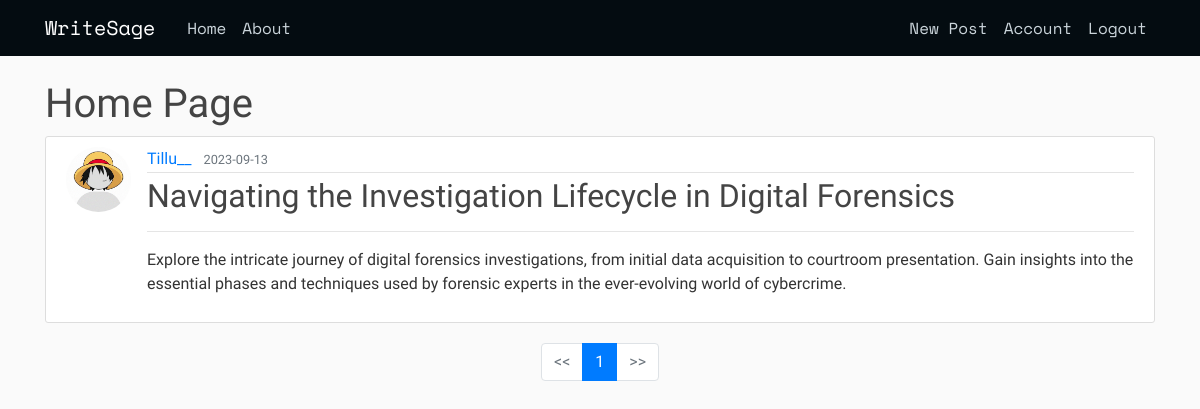
The app's page /home (signed in) with its own data.
### writesage/models.py (models this page shows, shortened)
class Post(db.Model):
    id = db.Column(db.Integer, primary_key=True)
    title = db.Column(db.String(100),nullable=False)
    date_posted = db.Column(db.DateTime,nullable=False,default=datetime.utcnow())
    desc = db.Column(db.Text,nullable=False)
    content = db.Column(db.Text,nullable=False)
    user_id = db.Column(db.Integer,db.ForeignKey('user.id'),nullable=False)

class User(db.Model, UserMixin):
    id = db.Column(db.Integer, primary_key=True)
    username = db.Column(db.String(20),unique=True,nullable=False)
    email=db.Column(db.String(120),unique=True,nullable=False)
    image_file = db.Column(db.String(20),nullable=False,default='default.jpg')
    password=db.Column(db.String(60),nullable=False)
    posts = db.relationship('Post',backref='author',lazy=True)

### writesage/main/routes.py (the view)
@main.route("/")
@main.route("/home")
def home():
    page = request.args.get('page',1,type=int)
    posts = Post.query.order_by(Post.date_posted.desc()).paginate(page = page , per_page = 5)
    print(posts)
    return render_template('home.html', posts = posts)

### writesage/models.py (called while the page is built)
@login_manager.user_loader
def load_user(user_id):
    return User.query.get(int(user_id))

### writesage/templates/home.html
{% extends 'layout.html' %}
{% block hehe %}
<h1>Home Page</h1>
{% for post in posts.items %}
<article class="media content-section">
    <img src="{{url_for('static',filename = 'pictures/' + post.author.image_file)}}" alt="" class="rounded-circle article-img">
    <div class="media-body">
        <div class="article-metadata">
            <a class="mr-2" href="{{url_for('users.user_posts',username = post.author.username)}}">{{ post.author.username }}</a>
            <small class="text-muted">{{ post.date_posted.strftime('%Y-%m-%d')}}</small>
        </div>
        <h2><a class="article-title" href="{{url_for('posts.post',post_id=post.id)}}">{{ post.title }}</a></h2>
        <hr>
        <p class="article-content">{{ post.desc }}</p>
    </div>
</article>
{% endfor %}
<nav aria-label="Page navigation example">
    <ul class="pagination justify-content-center">
        {% if posts.page > 1 %}
            <li class="page-item ">
                <a class="page-link" href="{{ url_for('main.home',page = (posts.page - 1))}}"><<</a>
            </li>
        {% else %}
            <li class="page-item disabled">
                <a class="page-link" href="{{ url_for('main.home',page = (posts.page - 1))}}"><<</a>
            </li>
        {% endif %}
        {% for page_num in posts.iter_pages(left_edge = 1, right_edge = 1, left_current=1,right_current =1) %}
            {% if page_num %}
                {% if posts.page == page_num %}
                    <li class="page-item active">
                        <a href="{{ url_for('main.home',page = page_num)}}" class = "page-link">{{ page_num }}</a>
                    </li>
                {% else %}
                    <li class="page-item">
                        <a href="{{ url_for('main.home',page = page_num)}}" class = "page-link">{{ page_num }}</a>
                    </li>
                {% endif %}
            {% else %}
                <li class="page-item"><p class="page-link">...</p></li>
            {% endif %}
        {% endfor %}
        {% if posts.page == (posts.last / posts.per_page) %}
            <li class="page-item">
                <a class="page-link " href="{{ url_for('main.home',page = (posts.page + 1))}}">>></a>
            </li>
        {% else %}
            <li class="page-item disabled">
                <a class="page-link" href="{{ url_for('main.home',page = (posts.page + 1))}}">>></a>
            </li>
        {% endif %}
    </ul>
  </nav>
{% endblock hehe%}

### writesage/static/main.css (style rules this page uses)
* { padding : 0px; }
body { background: #fafafa; color: #333333; margin-top: 5rem; }
h1, h2, h3, h4, h5, h6 { color: #444444; }
.content-section { background: #ffffff; padding: 10px 20px; border: 1px solid #dddddd; border-radius: 3px; margin-bottom: 20px; }
.article-title { color: #444444; }
.article-content { white-space: pre-line; }
.article-img { height: 65px; width: 65px; margin-right: 16px; }
.article-metadata { padding-bottom: 1px; margin-bottom: 4px; border-bottom: 1px solid #e3e3e3 }

### records on screen
Post: image_file (placeholder picture), author.username "Tillu__", date_posted "2023-09-13", title "Navigating the Investigation Lifecycle in Digital Forensics", desc "Explore the intricate journey of digital forensics investigations, from initial data acquisition to courtroom presentation. Gain insights into the essential phases and techniques used by forensic experts in the ever-evolving world of cybercrime."

### other values on screen
{{ page_num }} "1"
